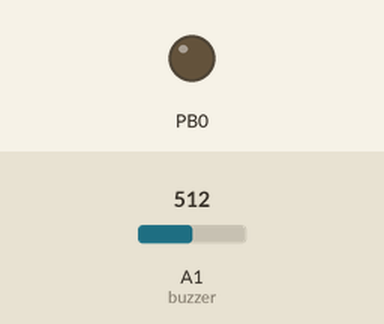
Simulated run of this sketch. Board: ATtiny85, built with avr-gcc and run on an emulated ATtiny85. On the bench: output pins drawn as LEDs (lit = HIGH). The inputs (shaded band) are chosen by the test bench; at power-on: A1 (buzzer) = 512.

Above: at 0.1 s.
At 10.1 s:
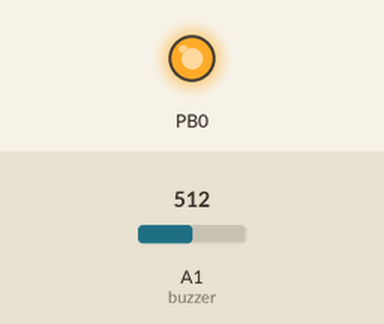
Timing chart, 0 to 11.6 s (numbered marks = the images above):
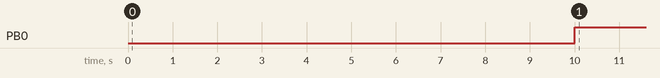

Measured:
- by itself, PB0: LOW → HIGH at 10.0 s

The sketch:

fridge_attiny.ino
```cpp
//Attiny85 code for a fridge alarm project, the circuit uses a 3V reference, the light signal is taken on  pin A1, connected to a resistive divider with a 15kohm resistance
//and a LDR (the LDR is between A1 and GND). A buzzer is connected to pin 0 and it is activated if the light is on for more than 10 sec.

void setup() {
  pinMode(0, OUTPUT);
}

void loop() {
  digitalWrite(0, LOW);
  int val=analogRead(A1); //initial acquisition
  if(val>400){ //threshold value
    delay(10000);
    int val_new=analogRead(A1); //if the acquired value is above threshold the system wait for 10sec, then does another acquisition and even if this one is above threshold the buzzer is activated until the light is off
    while(val_new>400){
    digitalWrite(0, HIGH);
    val_new=analogRead(A1);
    }
  }
}
```
